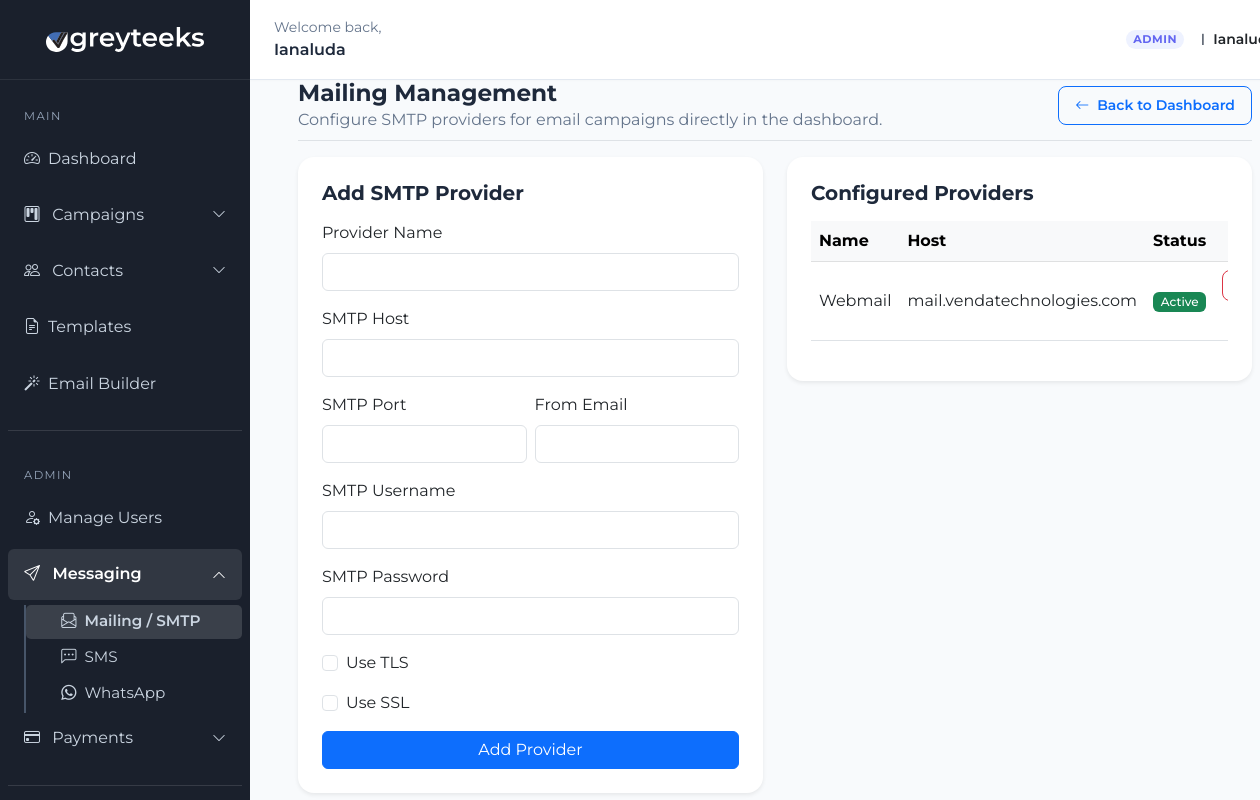
Screenshot of /mailing/manage/ (signed in) with the database file from the repository.
### providers/models.py (models this page shows, shortened)
class EmailProvider(models.Model):
    name = models.CharField(max_length=50, default="SMTP")
    smtp_host = models.CharField(max_length=255, help_text="SMTP host, for example smtp.gmail.com")
    smtp_port = models.PositiveIntegerField(default=587)
    smtp_username = models.CharField(max_length=255)
    smtp_password = models.CharField(max_length=255)
    use_tls = models.BooleanField(default=True)
    use_ssl = models.BooleanField(default=False)
    from_email = models.EmailField(default='no-reply@greyteeks.com')
    is_active = models.BooleanField(default=False)
    owner = models.ForeignKey(
        settings.AUTH_USER_MODEL,
        on_delete=models.CASCADE,
        null=True,
        blank=True,
        related_name='email_providers',
    )

### campaigns/views.py (the view, shortened to what this page needs)
# urls.py: path('mailing/manage/', manage_mailing, name='manage_mailing'),
@login_required
def manage_mailing(request):
    if not request.user.is_staff:
        raise PermissionDenied
    providers = EmailProvider.objects.order_by('-id')
    return render(request, 'campaigns/manage_mailing.html', {'providers': providers})

### templates/campaigns/manage_mailing.html (shortened to what this page needs)
{% extends 'campaigns/dashboard.html' %}
{% block content %}
<div class="px-4">
                    <div class="d-flex justify-content-between align-items-center pb-2 mb-3 border-bottom">
                        <div>
                            <h2 class="fw-bold m-0">Mailing Management</h2>
                            <p class="text-muted mb-0">Configure SMTP providers for email campaigns directly in the dashboard.</p>
                        </div>
                        <a href="{% url 'dashboard' %}" class="btn btn-sm btn-outline-primary px-3 py-2 rounded-3 fw-semibold">
                            <i class="bi bi-arrow-left me-1"></i> Back to Dashboard
                        </a>
                    </div>
                    <div class="row g-4">
                        <div class="col-lg-6">
                            <div class="card border-0 shadow-sm p-4 rounded-4">
                                <h5 class="fw-bold mb-3">Add SMTP Provider</h5>
                                <form method="post">
                                    <div class="mb-3">
                                        <label class="form-label">Provider Name</label>
                                        <input type="text" name="name" class="form-control" required>
                                    </div>
                                    <div class="mb-3">
                                        <label class="form-label">SMTP Host</label>
                                        <input type="text" name="smtp_host" class="form-control" required>
                                    </div>
                                    <div class="mb-3 row gx-2">
                                        <div class="col-6">
                                            <label class="form-label">SMTP Port</label>
                                            <input type="text" name="smtp_port" class="form-control" required>
                                        </div>
                                        <div class="col-6">
                                            <label class="form-label">From Email</label>
                                            <input type="email" name="from_email" class="form-control" required>
                                        </div>
                                    </div>
                                    <div class="mb-3">
                                        <label class="form-label">SMTP Username</label>
                                        <input type="text" name="smtp_username" class="form-control" required>
                                    </div>
                                    <div class="mb-3">
                                        <label class="form-label">SMTP Password</label>
                                        <input type="password" name="smtp_password" class="form-control" required>
                                    </div>
                                    <div class="mb-3 form-check">
                                        <input type="checkbox" class="form-check-input" id="use_tls" name="use_tls">
                                        <label class="form-check-label" for="use_tls">Use TLS</label>
                                    </div>
                                    <div class="mb-3 form-check">
                                        <input type="checkbox" class="form-check-input" id="use_ssl" name="use_ssl">
                                        <label class="form-check-label" for="use_ssl">Use SSL</label>
                                    </div>
                                    <button type="submit" class="btn btn-primary w-100">Add Provider</button>
                                </form>
                            </div>
                        </div>
                        <div class="col-lg-6">
                            <div class="card border-0 shadow-sm p-4 rounded-4">
                                <h5 class="fw-bold mb-3">Configured Providers</h5>
                                <div class="table-responsive">
                                    <table class="table table-hover align-middle">
                                        <thead class="table-light">
                                            <tr>
                                                <th>Name</th>
                                                <th>Host</th>
                                                <th>Status</th>
                                                <th class="text-end">Action</th>
                                            </tr>
                                        </thead>
                                        <tbody>
                                            {% for provider in providers %}
                                            <tr>
                                                <td>{{ provider.name }}</td>
                                                <td>{{ provider.smtp_host }}</td>
                                                <td>
                                                    {% if provider.is_active %}
                                                        <span class="badge bg-success">Active</span>
                                                    {% else %}
                                                        <span class="badge bg-secondary">Inactive</span>
                                                    {% endif %}
                                                </td>
                                                <td class="text-end">
                                                    <form method="post" class="d-inline-block">
                                                        <button type="submit" class="btn btn-sm btn-outline-{{ provider.is_active|yesno:'danger,success' }} rounded-3">
                                                        </button>
                                                    </form>
                                                </td>
                                            </tr>
                                            {% endfor %}
                                        </tbody>
                                    </table>
                                </div>
                            </div>
                        </div>
                    </div>
                </div>
{% endblock %}

### templates/campaigns/dashboard.html (shortened to what this page needs)
{% load static %}
<!DOCTYPE html>
<html lang="en">
<head>
    <link href="https://cdn.jsdelivr.net/npm/bootstrap@5.3.0/dist/css/bootstrap.min.css" rel="stylesheet">
    <link rel="stylesheet" href="https://cdn.jsdelivr.net/npm/bootstrap-icons@1.11.3/font/bootstrap-icons.min.css">
    <link rel="stylesheet" href="{% static 'css/dashboard.css' %}">
</head>
<body>
<div class="container-fluid">
    <div class="row">
                    {% include 'includes/sidebar.html' %}
        <main class="col-md-10 p-0">
            <div class="dashboard-top-bar d-flex justify-content-between align-items-center px-4 py-0 bg-white border-bottom">
                <div>
                    <div class="text-muted small">Welcome back,</div>
                    <div class="fs-6 fw-semibold">{{ user.first_name|default:user.username|title }}</div>
                </div>
                <div class="d-flex align-items-center gap-3">
                    {% if user.is_staff %}
                    <span class="badge rounded-pill" style="background:#eef2ff;color:#6366f1;font-size:0.7rem;font-weight:700;letter-spacing:0.05em;">ADMIN</span>
                    {% endif %}
                    <div class="d-flex align-items-center gap-2">
                        <span class="user-avatar">{{ user.username|first|upper }}</span>
                        <span class="fw-semibold text-dark small">{{ user.username|title }}</span>
                    </div>
                </div>
            </div>
            <div class="dashboard-content">
                {% block content %}{% endblock %}
            </div>
        </main>
    </div>
</div>
</body>
</html>

### static/css/dashboard.css (style rules this page uses)
body { background-color: #f8fafc; font-family: 'Montserrat', sans-serif; color: #1e293b; }
main { margin-left: 250px; width: calc(100% - 250px); }
.dashboard-content { padding-left: 1.5rem; padding-right: 1.5rem; }
.dashboard-top-bar { min-height: 80px; background: #ffffff; border-bottom: 1px solid #e2e8f0 !important; box-shadow: 0 1px 2px 0 rgba(0, 0, 0, 0.02); }
h1, h2, h3, h4, h5, h6 { font-family: 'Montserrat', sans-serif; font-weight: 600; color: #1e293b; }
h2 { font-size: 1.45rem; }
.text-muted { color: #64748b !important; }
.badge { font-weight: 500; }

### rows the page displays
EmailProvider: name "Webmail", smtp_host "mail.vendatechnologies.com", is_active "Active"

### other values shown
{{ user.first_name|default:user.username|title }} "Ianaluda"
{{ user.username|first|upper }} "I"
